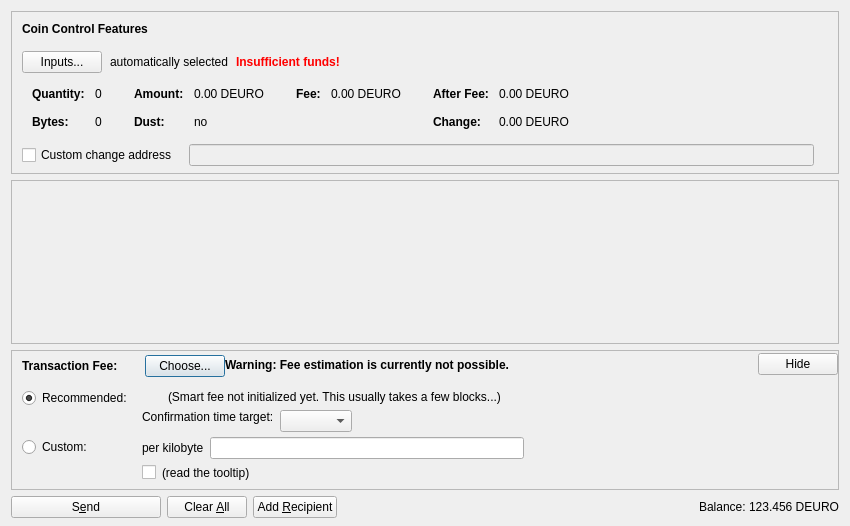
<?xml version="1.0" encoding="UTF-8"?>
<ui version="4.0">
 <class>SendCoinsDialog</class>
 <widget class="QDialog" name="SendCoinsDialog">
  <property name="geometry">
   <rect>
    <x>0</x>
    <y>0</y>
    <width>850</width>
    <height>526</height>
   </rect>
  </property>
  <property name="windowTitle">
   <string>Send Coins</string>
  </property>
  <layout class="QVBoxLayout" name="verticalLayout" stretch="0,1,0,0">
   <property name="bottomMargin">
    <number>8</number>
   </property>
   <item>
    <widget class="QFrame" name="frameCoinControl">
     <property name="sizePolicy">
      <sizepolicy hsizetype="Expanding" vsizetype="Expanding">
       <horstretch>0</horstretch>
       <verstretch>0</verstretch>
      </sizepolicy>
     </property>
     <property name="maximumSize">
      <size>
       <width>16777215</width>
       <height>16777215</height>
      </size>
     </property>
     <property name="frameShape">
      <enum>QFrame::StyledPanel</enum>
     </property>
     <property name="frameShadow">
      <enum>QFrame::Sunken</enum>
     </property>
     <layout class="QVBoxLayout" name="verticalLayoutCoinControl2">
      <property name="spacing">
       <number>0</number>
      </property>
      <property name="leftMargin">
       <number>0</number>
      </property>
      <property name="topMargin">
       <number>0</number>
      </property>
      <property name="rightMargin">
       <number>0</number>
      </property>
      <property name="bottomMargin">
       <number>6</number>
      </property>
      <item>
       <layout class="QVBoxLayout" name="verticalLayoutCoinControl" stretch="0,0,0,0,1">
        <property name="spacing">
         <number>0</number>
        </property>
        <property name="leftMargin">
         <number>10</number>
        </property>
        <property name="topMargin">
         <number>10</number>
        </property>
        <item>
         <layout class="QHBoxLayout" name="horizontalLayoutCoinControl1">
          <property name="bottomMargin">
           <number>15</number>
          </property>
          <item>
           <widget class="QLabel" name="labelCoinControlFeatures">
            <property name="sizePolicy">
             <sizepolicy hsizetype="Preferred" vsizetype="Maximum">
              <horstretch>0</horstretch>
              <verstretch>0</verstretch>
             </sizepolicy>
            </property>
            <property name="font">
             <font>
              <weight>75</weight>
              <bold>true</bold>
             </font>
            </property>
            <property name="styleSheet">
             <string notr="true">font-weight:bold;</string>
            </property>
            <property name="text">
             <string>Coin Control Features</string>
            </property>
           </widget>
          </item>
         </layout>
        </item>
        <item>
         <layout class="QHBoxLayout" name="horizontalLayoutCoinControl2" stretch="0,0,0,0">
          <property name="spacing">
           <number>8</number>
          </property>
          <property name="bottomMargin">
           <number>10</number>
          </property>
          <item>
           <widget class="QPushButton" name="pushButtonCoinControl">
            <property name="styleSheet">
             <string notr="true"/>
            </property>
            <property name="text">
             <string>Inputs...</string>
            </property>
            <property name="autoDefault">
             <bool>false</bool>
            </property>
           </widget>
          </item>
          <item>
           <widget class="QLabel" name="labelCoinControlAutomaticallySelected">
            <property name="text">
             <string>automatically selected</string>
            </property>
            <property name="margin">
             <number>5</number>
            </property>
           </widget>
          </item>
          <item>
           <widget class="QLabel" name="labelCoinControlInsuffFunds">
            <property name="font">
             <font>
              <weight>75</weight>
              <bold>true</bold>
             </font>
            </property>
            <property name="styleSheet">
             <string notr="true">color:red;font-weight:bold;</string>
            </property>
            <property name="text">
             <string>Insufficient funds!</string>
            </property>
            <property name="margin">
             <number>5</number>
            </property>
           </widget>
          </item>
          <item>
           <spacer name="horizontalSpacerCoinControl">
            <property name="orientation">
             <enum>Qt::Horizontal</enum>
            </property>
            <property name="sizeHint" stdset="0">
             <size>
              <width>40</width>
              <height>1</height>
             </size>
            </property>
           </spacer>
          </item>
         </layout>
        </item>
        <item>
         <widget class="QWidget" name="widgetCoinControl" native="true">
          <property name="sizePolicy">
           <sizepolicy hsizetype="Preferred" vsizetype="Preferred">
            <horstretch>0</horstretch>
            <verstretch>0</verstretch>
           </sizepolicy>
          </property>
          <property name="minimumSize">
           <size>
            <width>0</width>
            <height>0</height>
           </size>
          </property>
          <property name="styleSheet">
           <string notr="true"/>
          </property>
          <layout class="QHBoxLayout" name="horizontalLayoutCoinControl5">
           <property name="leftMargin">
            <number>0</number>
           </property>
           <property name="topMargin">
            <number>0</number>
           </property>
           <property name="rightMargin">
            <number>0</number>
           </property>
           <property name="bottomMargin">
            <number>0</number>
           </property>
           <item>
            <layout class="QHBoxLayout" name="horizontalLayoutCoinControl3" stretch="0,0,0,1">
             <property name="spacing">
              <number>20</number>
             </property>
             <property name="topMargin">
              <number>0</number>
             </property>
             <property name="bottomMargin">
              <number>10</number>
             </property>
             <item>
              <layout class="QFormLayout" name="formLayoutCoinControl1">
               <property name="horizontalSpacing">
                <number>10</number>
               </property>
               <property name="verticalSpacing">
                <number>14</number>
               </property>
               <property name="leftMargin">
                <number>10</number>
               </property>
               <property name="topMargin">
                <number>4</number>
               </property>
               <property name="rightMargin">
                <number>6</number>
               </property>
               <item row="0" column="0">
                <widget class="QLabel" name="labelCoinControlQuantityText">
                 <property name="font">
                  <font>
                   <weight>75</weight>
                   <bold>true</bold>
                  </font>
                 </property>
                 <property name="text">
                  <string>Quantity:</string>
                 </property>
                 <property name="margin">
                  <number>0</number>
                 </property>
                </widget>
               </item>
               <item row="0" column="1">
                <widget class="QLabel" name="labelCoinControlQuantity">
                 <property name="cursor">
                  <cursorShape>IBeamCursor</cursorShape>
                 </property>
                 <property name="contextMenuPolicy">
                  <enum>Qt::ActionsContextMenu</enum>
                 </property>
                 <property name="text">
                  <string notr="true">0</string>
                 </property>
                 <property name="margin">
                  <number>0</number>
                 </property>
                 <property name="textInteractionFlags">
                  <set>Qt::LinksAccessibleByMouse|Qt::TextSelectableByKeyboard|Qt::TextSelectableByMouse</set>
                 </property>
                </widget>
               </item>
               <item row="1" column="0">
                <widget class="QLabel" name="labelCoinControlBytesText">
                 <property name="font">
                  <font>
                   <weight>75</weight>
                   <bold>true</bold>
                  </font>
                 </property>
                 <property name="text">
                  <string>Bytes:</string>
                 </property>
                </widget>
               </item>
               <item row="1" column="1">
                <widget class="QLabel" name="labelCoinControlBytes">
                 <property name="cursor">
                  <cursorShape>IBeamCursor</cursorShape>
                 </property>
                 <property name="contextMenuPolicy">
                  <enum>Qt::ActionsContextMenu</enum>
                 </property>
                 <property name="text">
                  <string notr="true">0</string>
                 </property>
                 <property name="textInteractionFlags">
                  <set>Qt::LinksAccessibleByMouse|Qt::TextSelectableByKeyboard|Qt::TextSelectableByMouse</set>
                 </property>
                </widget>
               </item>
              </layout>
             </item>
             <item>
              <layout class="QFormLayout" name="formLayoutCoinControl2">
               <property name="horizontalSpacing">
                <number>10</number>
               </property>
               <property name="verticalSpacing">
                <number>14</number>
               </property>
               <property name="leftMargin">
                <number>6</number>
               </property>
               <property name="topMargin">
                <number>4</number>
               </property>
               <property name="rightMargin">
                <number>6</number>
               </property>
               <item row="0" column="0">
                <widget class="QLabel" name="labelCoinControlAmountText">
                 <property name="font">
                  <font>
                   <weight>75</weight>
                   <bold>true</bold>
                  </font>
                 </property>
                 <property name="text">
                  <string>Amount:</string>
                 </property>
                 <property name="margin">
                  <number>0</number>
                 </property>
                </widget>
               </item>
               <item row="0" column="1">
                <widget class="QLabel" name="labelCoinControlAmount">
                 <property name="cursor">
                  <cursorShape>IBeamCursor</cursorShape>
                 </property>
                 <property name="contextMenuPolicy">
                  <enum>Qt::ActionsContextMenu</enum>
                 </property>
                 <property name="text">
                  <string notr="true">0.00 DEURO</string>
                 </property>
                 <property name="textInteractionFlags">
                  <set>Qt::LinksAccessibleByMouse|Qt::TextSelectableByKeyboard|Qt::TextSelectableByMouse</set>
                 </property>
                </widget>
               </item>
               <item row="1" column="0">
                <widget class="QLabel" name="labelCoinControlLowOutputText">
                 <property name="font">
                  <font>
                   <weight>75</weight>
                   <bold>true</bold>
                  </font>
                 </property>
                 <property name="text">
                  <string>Dust:</string>
                 </property>
                </widget>
               </item>
               <item row="1" column="1">
                <widget class="QLabel" name="labelCoinControlLowOutput">
                 <property name="cursor">
                  <cursorShape>IBeamCursor</cursorShape>
                 </property>
                 <property name="contextMenuPolicy">
                  <enum>Qt::ActionsContextMenu</enum>
                 </property>
                 <property name="text">
                  <string notr="true">no</string>
                 </property>
                 <property name="textInteractionFlags">
                  <set>Qt::LinksAccessibleByMouse|Qt::TextSelectableByKeyboard|Qt::TextSelectableByMouse</set>
                 </property>
                </widget>
               </item>
              </layout>
             </item>
             <item>
              <layout class="QFormLayout" name="formLayoutCoinControl3">
               <property name="horizontalSpacing">
                <number>10</number>
               </property>
               <property name="verticalSpacing">
                <number>14</number>
               </property>
               <property name="leftMargin">
                <number>6</number>
               </property>
               <property name="topMargin">
                <number>4</number>
               </property>
               <property name="rightMargin">
                <number>6</number>
               </property>
               <item row="0" column="0">
                <widget class="QLabel" name="labelCoinControlFeeText">
                 <property name="font">
                  <font>
                   <weight>75</weight>
                   <bold>true</bold>
                  </font>
                 </property>
                 <property name="text">
                  <string>Fee:</string>
                 </property>
                 <property name="margin">
                  <number>0</number>
                 </property>
                </widget>
               </item>
               <item row="0" column="1">
                <widget class="QLabel" name="labelCoinControlFee">
                 <property name="cursor">
                  <cursorShape>IBeamCursor</cursorShape>
                 </property>
                 <property name="contextMenuPolicy">
                  <enum>Qt::ActionsContextMenu</enum>
                 </property>
                 <property name="text">
                  <string notr="true">0.00 DEURO</string>
                 </property>
                 <property name="textInteractionFlags">
                  <set>Qt::LinksAccessibleByMouse|Qt::TextSelectableByKeyboard|Qt::TextSelectableByMouse</set>
                 </property>
                </widget>
               </item>
              </layout>
             </item>
             <item>
              <layout class="QFormLayout" name="formLayoutCoinControl4">
               <property name="horizontalSpacing">
                <number>10</number>
               </property>
               <property name="verticalSpacing">
                <number>14</number>
               </property>
               <property name="leftMargin">
                <number>6</number>
               </property>
               <property name="topMargin">
                <number>4</number>
               </property>
               <property name="rightMargin">
                <number>6</number>
               </property>
               <item row="0" column="0">
                <widget class="QLabel" name="labelCoinControlAfterFeeText">
                 <property name="font">
                  <font>
                   <weight>75</weight>
                   <bold>true</bold>
                  </font>
                 </property>
                 <property name="text">
                  <string>After Fee:</string>
                 </property>
                 <property name="margin">
                  <number>0</number>
                 </property>
                </widget>
               </item>
               <item row="0" column="1">
                <widget class="QLabel" name="labelCoinControlAfterFee">
                 <property name="cursor">
                  <cursorShape>IBeamCursor</cursorShape>
                 </property>
                 <property name="contextMenuPolicy">
                  <enum>Qt::ActionsContextMenu</enum>
                 </property>
                 <property name="text">
                  <string notr="true">0.00 DEURO</string>
                 </property>
                 <property name="textInteractionFlags">
                  <set>Qt::LinksAccessibleByMouse|Qt::TextSelectableByKeyboard|Qt::TextSelectableByMouse</set>
                 </property>
                </widget>
               </item>
               <item row="1" column="0">
                <widget class="QLabel" name="labelCoinControlChangeText">
                 <property name="font">
                  <font>
                   <weight>75</weight>
                   <bold>true</bold>
                  </font>
                 </property>
                 <property name="text">
                  <string>Change:</string>
                 </property>
                </widget>
               </item>
               <item row="1" column="1">
                <widget class="QLabel" name="labelCoinControlChange">
                 <property name="cursor">
                  <cursorShape>IBeamCursor</cursorShape>
                 </property>
                 <property name="contextMenuPolicy">
                  <enum>Qt::ActionsContextMenu</enum>
                 </property>
                 <property name="text">
                  <string notr="true">0.00 DEURO</string>
                 </property>
                 <property name="textInteractionFlags">
                  <set>Qt::LinksAccessibleByMouse|Qt::TextSelectableByKeyboard|Qt::TextSelectableByMouse</set>
                 </property>
                </widget>
               </item>
              </layout>
             </item>
            </layout>
           </item>
          </layout>
         </widget>
        </item>
        <item>
         <layout class="QHBoxLayout" name="horizontalLayoutCoinControl4" stretch="0,0,0">
          <property name="spacing">
           <number>12</number>
          </property>
          <property name="sizeConstraint">
           <enum>QLayout::SetDefaultConstraint</enum>
          </property>
          <property name="topMargin">
           <number>5</number>
          </property>
          <property name="rightMargin">
           <number>5</number>
          </property>
          <item>
           <widget class="QCheckBox" name="checkBoxCoinControlChange">
            <property name="toolTip">
             <string>If this is activated, but the change address is empty or invalid, change will be sent to a newly generated address.</string>
            </property>
            <property name="text">
             <string>Custom change address</string>
            </property>
           </widget>
          </item>
          <item>
           <widget class="QValidatedLineEdit" name="lineEditCoinControlChange">
            <property name="enabled">
             <bool>false</bool>
            </property>
            <property name="sizePolicy">
             <sizepolicy hsizetype="Expanding" vsizetype="Fixed">
              <horstretch>0</horstretch>
              <verstretch>0</verstretch>
             </sizepolicy>
            </property>
           </widget>
          </item>
          <item>
           <widget class="QLabel" name="labelCoinControlChangeLabel">
            <property name="sizePolicy">
             <sizepolicy hsizetype="Preferred" vsizetype="Expanding">
              <horstretch>0</horstretch>
              <verstretch>0</verstretch>
             </sizepolicy>
            </property>
            <property name="minimumSize">
             <size>
              <width>0</width>
              <height>0</height>
             </size>
            </property>
            <property name="text">
             <string/>
            </property>
            <property name="margin">
             <number>3</number>
            </property>
           </widget>
          </item>
         </layout>
        </item>
        <item>
         <spacer name="verticalSpacerCoinControl">
          <property name="orientation">
           <enum>Qt::Vertical</enum>
          </property>
          <property name="sizeHint" stdset="0">
           <size>
            <width>800</width>
            <height>1</height>
           </size>
          </property>
         </spacer>
        </item>
       </layout>
      </item>
     </layout>
    </widget>
   </item>
   <item>
    <widget class="QScrollArea" name="scrollArea">
     <property name="widgetResizable">
      <bool>true</bool>
     </property>
     <widget class="QWidget" name="scrollAreaWidgetContents">
      <property name="geometry">
       <rect>
        <x>0</x>
        <y>0</y>
        <width>830</width>
        <height>104</height>
       </rect>
      </property>
      <layout class="QVBoxLayout" name="verticalLayout_2" stretch="0,1">
       <property name="leftMargin">
        <number>0</number>
       </property>
       <property name="topMargin">
        <number>0</number>
       </property>
       <property name="rightMargin">
        <number>0</number>
       </property>
       <property name="bottomMargin">
        <number>0</number>
       </property>
       <item>
        <layout class="QVBoxLayout" name="entries">
         <property name="spacing">
          <number>6</number>
         </property>
        </layout>
       </item>
       <item>
        <spacer name="verticalSpacer">
         <property name="orientation">
          <enum>Qt::Vertical</enum>
         </property>
         <property name="sizeHint" stdset="0">
          <size>
           <width>20</width>
           <height>40</height>
          </size>
         </property>
        </spacer>
       </item>
      </layout>
     </widget>
    </widget>
   </item>
   <item>
    <widget class="QFrame" name="frameFee">
     <property name="sizePolicy">
      <sizepolicy hsizetype="Expanding" vsizetype="Expanding">
       <horstretch>0</horstretch>
       <verstretch>0</verstretch>
      </sizepolicy>
     </property>
     <property name="maximumSize">
      <size>
       <width>16777215</width>
       <height>16777215</height>
      </size>
     </property>
     <property name="frameShape">
      <enum>QFrame::StyledPanel</enum>
     </property>
     <property name="frameShadow">
      <enum>QFrame::Sunken</enum>
     </property>
     <layout class="QVBoxLayout" name="verticalLayoutFee1">
      <property name="spacing">
       <number>0</number>
      </property>
      <property name="leftMargin">
       <number>0</number>
      </property>
      <property name="topMargin">
       <number>0</number>
      </property>
      <property name="rightMargin">
       <number>0</number>
      </property>
      <property name="bottomMargin">
       <number>0</number>
      </property>
      <item>
       <layout class="QVBoxLayout" name="verticalLayoutFee2" stretch="0,0,0">
        <property name="spacing">
         <number>0</number>
        </property>
        <property name="leftMargin">
         <number>10</number>
        </property>
        <property name="topMargin">
         <number>0</number>
        </property>
        <item>
         <layout class="QHBoxLayout" name="horizontalLayoutFee1">
          <property name="bottomMargin">
           <number>0</number>
          </property>
          <item>
           <layout class="QVBoxLayout" name="verticalLayoutFee7">
            <property name="spacing">
             <number>0</number>
            </property>
            <item>
             <spacer name="verticalSpacerSmartFee">
              <property name="orientation">
               <enum>Qt::Vertical</enum>
              </property>
              <property name="sizeType">
               <enum>QSizePolicy::Fixed</enum>
              </property>
              <property name="sizeHint" stdset="0">
               <size>
                <width>1</width>
                <height>4</height>
               </size>
              </property>
             </spacer>
            </item>
            <item>
             <layout class="QHBoxLayout" name="horizontalLayoutSmartFee">
              <property name="spacing">
               <number>10</number>
              </property>
              <item>
               <widget class="QLabel" name="labelFeeHeadline">
                <property name="sizePolicy">
                 <sizepolicy hsizetype="Preferred" vsizetype="Maximum">
                  <horstretch>0</horstretch>
                  <verstretch>0</verstretch>
                 </sizepolicy>
                </property>
                <property name="font">
                 <font>
                  <weight>75</weight>
                  <bold>true</bold>
                 </font>
                </property>
                <property name="styleSheet">
                 <string notr="true">font-weight:bold;</string>
                </property>
                <property name="text">
                 <string>Transaction Fee:</string>
                </property>
               </widget>
              </item>
              <item>
               <widget class="QLabel" name="labelFeeMinimized">
                <property name="text">
                 <string/>
                </property>
               </widget>
              </item>
              <item>
               <widget class="QPushButton" name="buttonChooseFee">
                <property name="text">
                 <string>Choose...</string>
                </property>
               </widget>
              </item>
             </layout>
            </item>
            <item>
             <spacer name="verticalSpacer_5">
              <property name="orientation">
               <enum>Qt::Vertical</enum>
              </property>
              <property name="sizeHint" stdset="0">
               <size>
                <width>1</width>
                <height>1</height>
               </size>
              </property>
             </spacer>
            </item>
           </layout>
          </item>
          <item>
           <widget class="QLabel" name="fallbackFeeWarningLabel">
            <property name="toolTip">
             <string>Using the fallbackfee can result in sending a transaction that will take several hours or days (or never) to confirm. Consider choosing your fee manually or wait until you have validated the complete chain.</string>
            </property>
            <property name="font">
            <font>
                <weight>75</weight>
                <bold>true</bold>
            </font>
            </property>
            <property name="text">
             <string>Warning: Fee estimation is currently not possible.</string>
            </property>
            <property name="wordWrap">
             <bool>false</bool>
            </property>
           </widget>
          </item>
          <item>
           <spacer name="horizontalSpacer_4">
            <property name="orientation">
             <enum>Qt::Horizontal</enum>
            </property>
            <property name="sizeType">
             <enum>QSizePolicy::MinimumExpanding</enum>
            </property>
            <property name="sizeHint" stdset="0">
             <size>
              <width>40</width>
              <height>20</height>
             </size>
            </property>
           </spacer>
          </item>
          <item>
           <widget class="QPushButton" name="buttonMinimizeFee">
            <property name="toolTip">
             <string>collapse fee-settings</string>
            </property>
            <property name="text">
             <string>Hide</string>
            </property>
           </widget>
          </item>
         </layout>
        </item>
        <item>
         <widget class="QFrame" name="frameFeeSelection">
          <layout class="QVBoxLayout" name="verticalLayoutFee12">
           <property name="spacing">
            <number>0</number>
           </property>
           <property name="leftMargin">
            <number>0</number>
           </property>
           <property name="topMargin">
            <number>0</number>
           </property>
           <property name="rightMargin">
            <number>0</number>
           </property>
           <property name="bottomMargin">
            <number>0</number>
           </property>
           <item>
            <layout class="QGridLayout" name="gridLayoutFee">
             <property name="topMargin">
              <number>10</number>
             </property>
             <property name="bottomMargin">
              <number>4</number>
             </property>
             <property name="horizontalSpacing">
              <number>10</number>
             </property>
             <property name="verticalSpacing">
              <number>4</number>
             </property>
             <item row="1" column="1">
              <layout class="QVBoxLayout" name="verticalLayoutFee8">
               <property name="spacing">
                <number>6</number>
               </property>
               <item>
                <layout class="QHBoxLayout" name="horizontalLayoutFee13">
                 <item>
                  <widget class="QLabel" name="labelCustomPerKilobyte">
                   <property name="toolTip">
                    <string>If the custom fee is set to 1000 satoshis and the transaction is only 250 bytes, then &quot;per kilobyte&quot; only pays 250 satoshis in fee, while &quot;total at least&quot; pays 1000 satoshis. For transactions bigger than a kilobyte both pay by kilobyte.</string>
                   </property>
                   <property name="text">
                    <string>per kilobyte</string>
                   </property>
                  </widget>
                 </item>
                 <item>
                  <widget class="BitcoinAmountField" name="customFee"/>
                 </item>
                 <item>
                  <spacer name="horizontalSpacer_6">
                   <property name="orientation">
                    <enum>Qt::Horizontal</enum>
                   </property>
                   <property name="sizeHint" stdset="0">
                    <size>
                     <width>1</width>
                     <height>1</height>
                    </size>
                   </property>
                  </spacer>
                 </item>
                </layout>
               </item>
               <item>
                <layout class="QHBoxLayout" name="horizontalLayoutFee8">
                 <item>
                  <widget class="QCheckBox" name="checkBoxMinimumFee">
                   <property name="toolTip">
                    <string>Paying only the minimum fee is just fine as long as there is less transaction volume than space in the blocks. But be aware that this can end up in a never confirming transaction once there is more demand for digitaleuro transactions than the network can process.</string>
                   </property>
                   <property name="text">
                    <string/>
                   </property>
                  </widget>
                 </item>
                 <item>
                  <widget class="QLabel" name="labelMinFeeWarning">
                   <property name="enabled">
                    <bool>true</bool>
                   </property>
                   <property name="toolTip">
                    <string>Paying only the minimum fee is just fine as long as there is less transaction volume than space in the blocks. But be aware that this can end up in a never confirming transaction once there is more demand for digitaleuro transactions than the network can process.</string>
                   </property>
                   <property name="text">
                    <string>(read the tooltip)</string>
                   </property>
                   <property name="margin">
                    <number>5</number>
                   </property>
                  </widget>
                 </item>
                 <item>
                  <spacer name="horizontalSpacer_2">
                   <property name="orientation">
                    <enum>Qt::Horizontal</enum>
                   </property>
                   <property name="sizeHint" stdset="0">
                    <size>
                     <width>1</width>
                     <height>1</height>
                    </size>
                   </property>
                  </spacer>
                 </item>
                </layout>
               </item>
              </layout>
             </item>
             <item row="0" column="0">
              <layout class="QVBoxLayout" name="verticalLayoutFee4" stretch="0,1">
               <item>
                <widget class="QRadioButton" name="radioSmartFee">
                 <property name="text">
                  <string>Recommended:</string>
                 </property>
                 <property name="checked">
                  <bool>true</bool>
                 </property>
                 <attribute name="buttonGroup">
                  <string notr="true">groupFee</string>
                 </attribute>
                </widget>
               </item>
               <item>
                <spacer name="verticalSpacer_2">
                 <property name="orientation">
                  <enum>Qt::Vertical</enum>
                 </property>
                 <property name="sizeHint" stdset="0">
                  <size>
                   <width>1</width>
                   <height>1</height>
                  </size>
                 </property>
                </spacer>
               </item>
              </layout>
             </item>
             <item row="1" column="0">
              <layout class="QVBoxLayout" name="verticalLayoutFee9" stretch="0,1">
               <item>
                <widget class="QRadioButton" name="radioCustomFee">
                 <property name="text">
                  <string>Custom:</string>
                 </property>
                 <attribute name="buttonGroup">
                  <string notr="true">groupFee</string>
                 </attribute>
                </widget>
               </item>
               <item>
                <spacer name="verticalSpacer_6">
                 <property name="orientation">
                  <enum>Qt::Vertical</enum>
                 </property>
                 <property name="sizeHint" stdset="0">
                  <size>
                   <width>1</width>
                   <height>1</height>
                  </size>
                 </property>
                </spacer>
               </item>
              </layout>
             </item>
             <item row="0" column="1">
              <layout class="QVBoxLayout" name="verticalLayoutFee3" stretch="0,0,1">
               <property name="spacing">
                <number>6</number>
               </property>
               <property name="topMargin">
                <number>2</number>
               </property>
               <item>
                <layout class="QHBoxLayout" name="horizontalLayoutFee12">
                 <item>
                  <widget class="QLabel" name="labelSmartFee">
                   <property name="text">
                    <string/>
                   </property>
                   <property name="margin">
                    <number>2</number>
                   </property>
                  </widget>
                 </item>
                 <item>
                  <widget class="QLabel" name="labelFeeEstimation">
                   <property name="text">
                    <string/>
                   </property>
                  </widget>
                 </item>
                 <item>
                  <widget class="QLabel" name="labelSmartFee2">
                   <property name="text">
                    <string>(Smart fee not initialized yet. This usually takes a few blocks...)</string>
                   </property>
                   <property name="margin">
                    <number>2</number>
                   </property>
                  </widget>
                 </item>
                 <item>
                  <spacer name="horizontalSpacer_5">
                   <property name="orientation">
                    <enum>Qt::Horizontal</enum>
                   </property>
                   <property name="sizeHint" stdset="0">
                    <size>
                     <width>1</width>
                     <height>1</height>
                    </size>
                   </property>
                  </spacer>
                 </item>
                </layout>
               </item>
               <item>
                <layout class="QHBoxLayout" name="horizontalLayoutFee9">
                 <item>
                  <layout class="QVBoxLayout" name="verticalLayoutFee6">
                   <item>
                    <widget class="QLabel" name="labelSmartFee3">
                     <property name="text">
                      <string>Confirmation time target:</string>
                     </property>
                     <property name="margin">
                      <number>2</number>
                     </property>
                    </widget>
                   </item>
                   <item>
                    <spacer name="verticalSpacer_3">
                     <property name="orientation">
                      <enum>Qt::Vertical</enum>
                     </property>
                     <property name="sizeHint" stdset="0">
                      <size>
                       <width>1</width>
                       <height>1</height>
                      </size>
                     </property>
                    </spacer>
                   </item>
                  </layout>
                 </item>
                 <item>
                  <layout class="QVBoxLayout" name="verticalLayoutFee5">
                   <property name="rightMargin">
                    <number>30</number>
                   </property>
                   <item>
                    <layout class="QHBoxLayout" name="horizontalLayoutConfTarget">
                     <property name="bottomMargin">
                      <number>0</number>
                     </property>
                     <item>
                      <widget class="QComboBox" name="confTargetSelector"/>
                     </item>
                     <item>
                      <spacer name="horizontalSpacerConfTarget">
                       <property name="orientation">
                        <enum>Qt::Horizontal</enum>
                       </property>
                       <property name="sizeHint" stdset="0">
                        <size>
                         <width>40</width>
                         <height>20</height>
                        </size>
                       </property>
                      </spacer>
                     </item>
                    </layout>
                   </item>
                  </layout>
                 </item>
                </layout>
               </item>
               <item>
                <spacer name="verticalSpacer_4">
                 <property name="orientation">
                  <enum>Qt::Vertical</enum>
                 </property>
                 <property name="sizeHint" stdset="0">
                  <size>
                   <width>1</width>
                   <height>1</height>
                  </size>
                 </property>
                </spacer>
               </item>
              </layout>
             </item>
            </layout>
           </item>
          </layout>
         </widget>
        </item>
        <item>
         <spacer name="verticalSpacerFee">
          <property name="orientation">
           <enum>Qt::Vertical</enum>
          </property>
          <property name="sizeHint" stdset="0">
           <size>
            <width>40</width>
            <height>5</height>
           </size>
          </property>
         </spacer>
        </item>
       </layout>
      </item>
     </layout>
    </widget>
   </item>
   <item>
    <layout class="QHBoxLayout" name="horizontalLayout">
     <item>
      <widget class="QPushButton" name="sendButton">
       <property name="minimumSize">
        <size>
         <width>150</width>
         <height>0</height>
        </size>
       </property>
       <property name="toolTip">
        <string>Confirm the send action</string>
       </property>
       <property name="text">
        <string>S&amp;end</string>
       </property>
       <property name="icon">
        <iconset resource="../bitcoin.qrc">
         <normaloff>:/icons/send</normaloff>:/icons/send</iconset>
       </property>
       <property name="autoDefault">
        <bool>false</bool>
       </property>
       <property name="default">
        <bool>false</bool>
       </property>
      </widget>
     </item>
     <item>
      <widget class="QPushButton" name="clearButton">
       <property name="sizePolicy">
        <sizepolicy hsizetype="Minimum" vsizetype="Fixed">
         <horstretch>0</horstretch>
         <verstretch>0</verstretch>
        </sizepolicy>
       </property>
       <property name="toolTip">
        <string>Clear all fields of the form.</string>
       </property>
       <property name="text">
        <string>Clear &amp;All</string>
       </property>
       <property name="icon">
        <iconset resource="../bitcoin.qrc">
         <normaloff>:/icons/remove</normaloff>:/icons/remove</iconset>
       </property>
       <property name="autoDefault">
        <bool>false</bool>
       </property>
      </widget>
     </item>
     <item>
      <widget class="QPushButton" name="addButton">
       <property name="toolTip">
        <string>Send to multiple recipients at once</string>
       </property>
       <property name="text">
        <string>Add &amp;Recipient</string>
       </property>
       <property name="icon">
        <iconset resource="../bitcoin.qrc">
         <normaloff>:/icons/add</normaloff>:/icons/add</iconset>
       </property>
       <property name="autoDefault">
        <bool>false</bool>
       </property>
      </widget>
     </item>
     <item>
      <spacer name="horizontalSpacer">
       <property name="orientation">
        <enum>Qt::Horizontal</enum>
       </property>
       <property name="sizeHint" stdset="0">
        <size>
         <width>40</width>
         <height>20</height>
        </size>
       </property>
      </spacer>
     </item>
     <item>
      <layout class="QHBoxLayout" name="horizontalLayout_2">
       <property name="spacing">
        <number>3</number>
       </property>
       <item>
        <widget class="QLabel" name="label">
         <property name="sizePolicy">
          <sizepolicy hsizetype="Preferred" vsizetype="Fixed">
           <horstretch>0</horstretch>
           <verstretch>0</verstretch>
          </sizepolicy>
         </property>
         <property name="text">
          <string>Balance:</string>
         </property>
        </widget>
       </item>
       <item>
        <widget class="QLabel" name="labelBalance">
         <property name="sizePolicy">
          <sizepolicy hsizetype="Preferred" vsizetype="Fixed">
           <horstretch>0</horstretch>
           <verstretch>0</verstretch>
          </sizepolicy>
         </property>
         <property name="cursor">
          <cursorShape>IBeamCursor</cursorShape>
         </property>
         <property name="text">
          <string notr="true">123.456 DEURO</string>
         </property>
         <property name="textInteractionFlags">
          <set>Qt::LinksAccessibleByMouse|Qt::TextSelectableByKeyboard|Qt::TextSelectableByMouse</set>
         </property>
        </widget>
       </item>
      </layout>
     </item>
    </layout>
   </item>
  </layout>
 </widget>
 <customwidgets>
  <customwidget>
   <class>QValidatedLineEdit</class>
   <extends>QLineEdit</extends>
   <header>qt/qvalidatedlineedit.h</header>
  </customwidget>
  <customwidget>
   <class>BitcoinAmountField</class>
   <extends>QLineEdit</extends>
   <header>qt/bitcoinamountfield.h</header>
   <container>1</container>
  </customwidget>
 </customwidgets>
 <resources>
  <include location="../bitcoin.qrc"/>
 </resources>
 <connections/>
 <buttongroups>
  <buttongroup name="groupFee"/>
 </buttongroups>
</ui>
